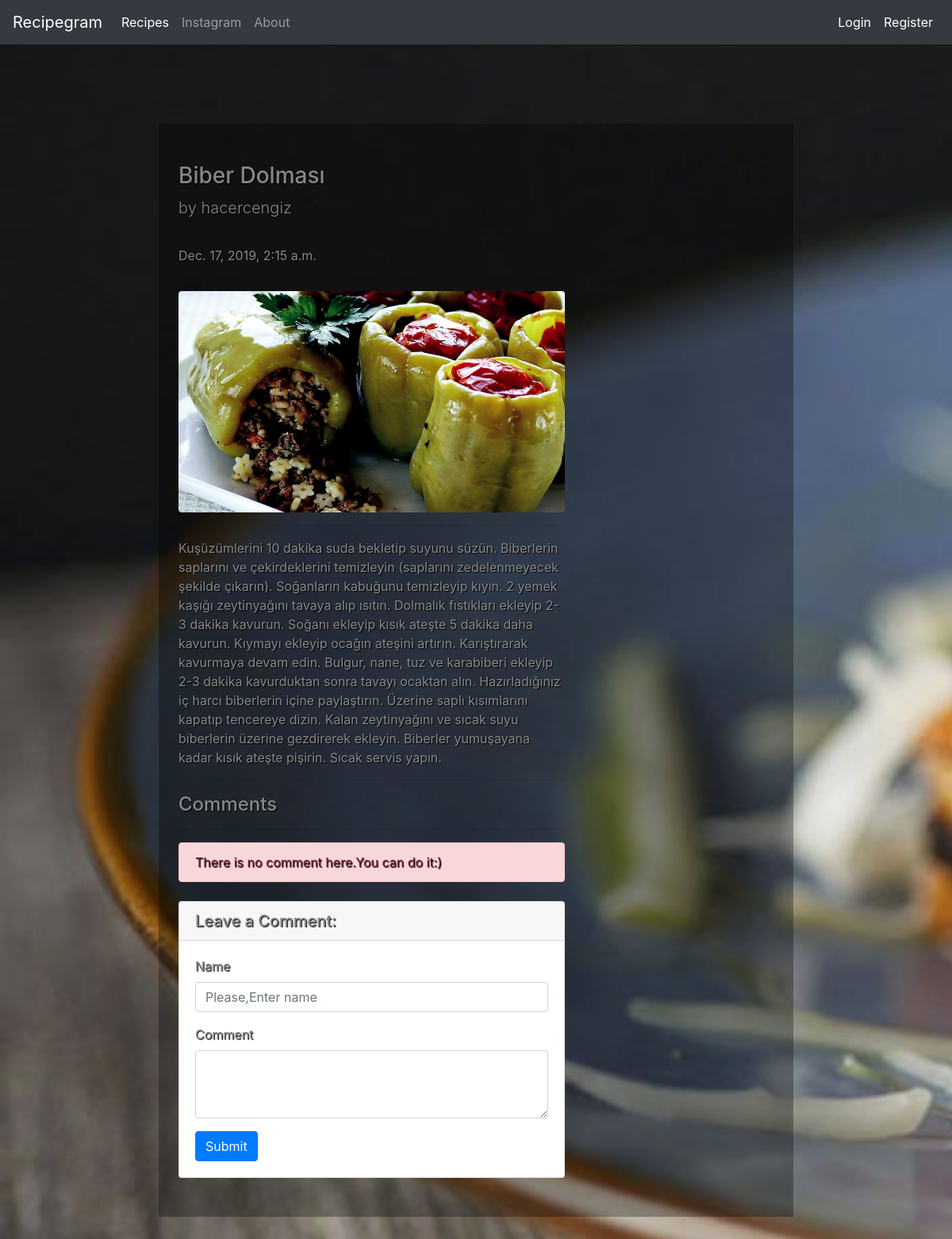
Page /recipes/recipe/8 on the earlier database version.
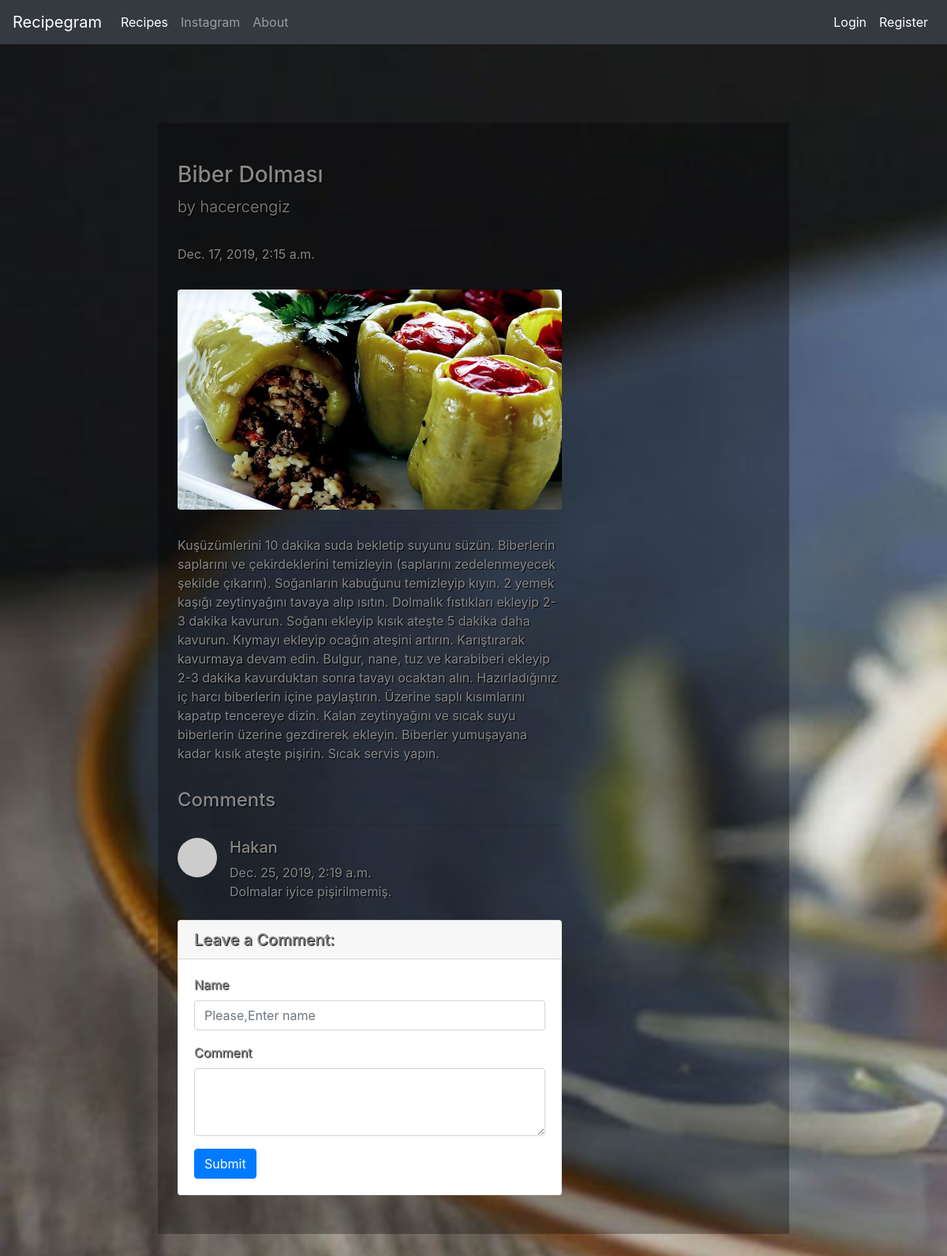
Same page on the later database version.
### recipes/models.py (models this page shows)
class Comment(models.Model):
    recipe = models.ForeignKey(Recipe, on_delete=models.CASCADE,verbose_name = "Recipe",related_name="comments")
    comment_author = models.CharField(max_length = 50, verbose_name = "name")
    comment_content = models.CharField(max_length = 200, verbose_name = "comment")
    comment_date = models.DateTimeField(auto_now_add=True)

### recipes/views.py (the view)
# urls.py: path('recipe/<int:id>',views.detail, name = "detail"),
def detail(request,id):
    recipe = get_object_or_404(Recipe, id = id)
    comments =recipe.comments.all()
    return render(request,"detail.html",{"recipe":recipe,"comments":comments})

### templates/detail.html (shortened to what this page needs)
{% extends "layout.html" %}
{% load static %}
{% block body %}
 <link rel="stylesheet" href="{% static 'css/details.css' %}">
    <div class="row" id="div_dashboard">
      <div class="col-lg-8">
        <h3 class="mt-4">{{recipe.title}}</h3>
        <p class="lead">
          by
            {{recipe.author.username}}
        </p>
        <hr>
        <p>{{recipe.created_date}}</p>
        <hr>
        {% if recipe.recipe_image %}
          <img class="img-fluid rounded" src="{{recipe.recipe_image.url}}" alt="">
        {% endif %}
        <hr>
        <p class="lead">
            {{recipe.content|safe}}
        </p>
        <hr>
        <h4>Comments</h4>
        <hr>
        {% if comments %}
          {% for comment in comments %}
           <div class="media mb-4">
            <img class="d-flex mr-3 rounded-circle" src="http://placehold.it/50x50" alt="">
            <div class="media-body">
              <h5 class="mt-0">{{comment.comment_author}}</h5>
              {{comment.comment_date}} <br>
              {{comment.comment_content}}
            </div>
          </div>
          {% endfor %}
        {% else %}
        <div class="alert alert-danger">
          There is no comment here.You can do it:)
        </div>
        {% endif %}
        <div class="card my-4">
          <h5 class="card-header">Leave a Comment:</h5>
          <div class="card-body">
            <form method = "post" action="{% url 'recipes:comment' recipe.id %}">
              <div class="form-group">
                  <label for="formGroupExampleInput">Name</label>
                  <input name = "comment_author" type="text" class="form-control" id="formGroupExampleInput" placeholder="Please,Enter name">
                </div>
              <div class="form-group">
                  <label for="formGroupExampleInput">Comment</label>
                <textarea name = "comment_content" class="form-control" rows="3"></textarea>
              </div>
              <button type="submit" class="btn btn-primary">Submit</button>
            </form>
          </div>
        </div>
          </div>
        </div>
{% endblock body %}

Differences in the rows shown:
added Comment: comment_author "Hakan", comment_date "Dec. 25, 2019, 2:19 a.m.", comment_content "Dolmalar iyice pişirilmemiş."
Other differences:
text no longer shown: "There is no comment here.You can do it:)"
